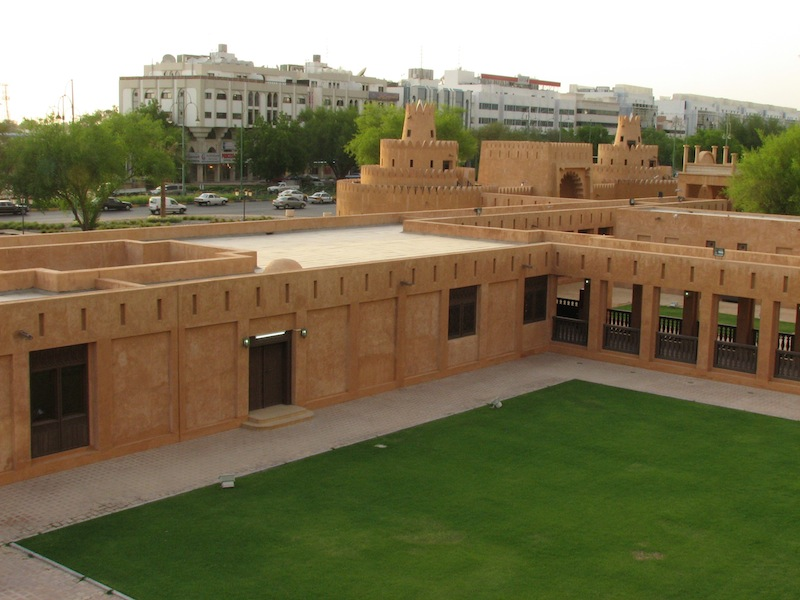
#> input picture cv/assignment_1/Foti_Kerkeshi_First_Assignment_CV2022/sample_images/marrakech1.jpg, 800 x 600 px
$ jupyter execute --allow-errors 'Image Stitching.ipynb'
#> lines starting #> are read from the running program, lines starting #| are printed output that depends on the picture; after the words box and inside, x2 and y2 are one past the last pixel; in counts of white or black regions, pixels touching at a corner belong together
[cell 1]
from scipy.spatial.distance import cdist
from scipy.ndimage import affine_transform

import skimage.feature as skfeature
import matplotlib.pyplot as plt
import numpy as np
import random
import cv2
import warnings
warnings.filterwarnings('ignore')

[cell 2]
ll = cv2.imread("/home/taylor/fun/ml/courses/Solutions-Stanford-cs131-cv/hw3_release/sudoku.png", cv2.IMREAD_GRAYSCALE)
#> (the rest of this cell did not finish here and is left out)

[cell 3]
file1 = "marrakech1.jpg"
file2 = "marrakech2.jpg"

[cell 4]
left_img = cv2.imread("sample_images/" + file1, cv2.IMREAD_GRAYSCALE)
#> left_img: shape (600, 800); min 0, max 255, mean 114.6
right_img = cv2.imread("sample_images/" + file2, cv2.IMREAD_GRAYSCALE)
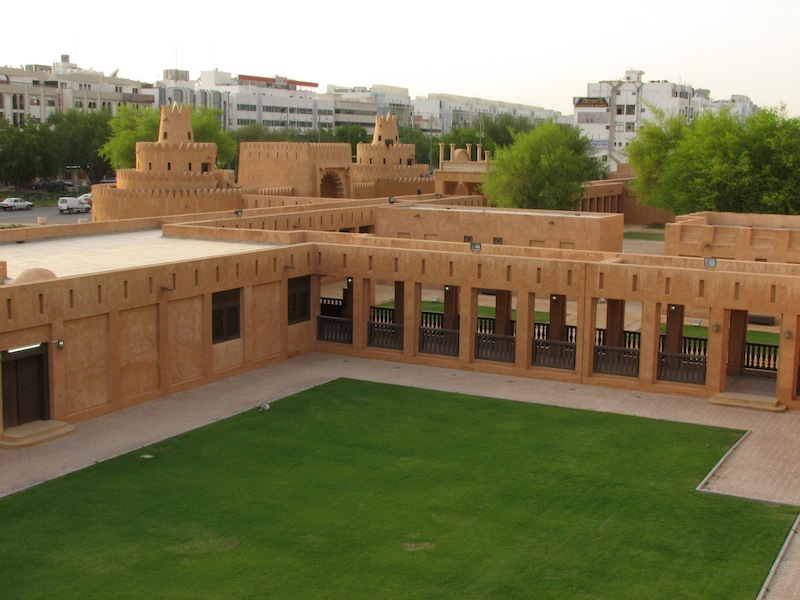
#> input picture cv/assignment_1/Foti_Kerkeshi_First_Assignment_CV2022/sample_images/marrakech2.jpg, 800 x 600 px
#> right_img: shape (600, 800); min 0, max 255, mean 117.6

plt.figure(figsize=(16, 12))
plt.subplot(121)
plt.title("Left Image")
plt.imshow(left_img, cmap='gray')
plt.axis('off')

plt.subplot(122)
plt.title("Right Image")
plt.imshow(right_img, cmap='gray')
plt.axis('off');

# Harris Corner

[cell 5]
# patch size provided here, so we can remove the border pixels in the corner peaks method
PATCH_SIZE = 32

[cell 6]
left_harris_corners = cv2.cornerHarris(left_img, 3, 9, .03)
right_harris_corners = cv2.cornerHarris(right_img, 3, 9, .03)

plt.figure(figsize=(20, 12))
plt.subplot(121)
plt.title("Left Harris corners")
plt.imshow(left_harris_corners, cmap='gray')
plt.axis('off')

plt.subplot(122)
plt.title("Right Harris corners")
plt.imshow(right_harris_corners, cmap='gray')
plt.axis('off')

print(f"Left Image keypoints: {len(left_harris_corners)}, Right Image keypoints: {len(right_harris_corners)}")
#| Left Image keypoints: 600, Right Image keypoints: 600

[cell 7]
# get corner peaks
left_keypoints = skfeature.corner_peaks(left_harris_corners, threshold_rel=0.05, exclude_border=PATCH_SIZE//2)
#> left_keypoints = 193 pairs, first value 45 to 485, second value 18 to 783
right_keypoints = skfeature.corner_peaks(right_harris_corners, threshold_rel=0.05, exclude_border=PATCH_SIZE//2)
#> right_keypoints = 178 pairs, first value 56 to 488, second value 21 to 777

# plotting

plt.figure(figsize=(20, 12))

plt.subplot(121)
plt.title(f'{len(left_keypoints)} Detected Corners on Left Image')
plt.imshow(left_img, cmap='gray')
plt.scatter(left_keypoints[:,1], left_keypoints[:,0], marker='+')
plt.axis('off')

plt.subplot(122)
plt.title(f'{len(right_keypoints)} Detected Corners on Right Image')
plt.imshow(right_img, cmap='gray')
plt.scatter(right_keypoints[:,1], right_keypoints[:,0], marker='+')
plt.axis('off')

print(f"Left Image keypoints: {len(left_keypoints)}, Right Image keypoints: {len(right_keypoints)}")
#| Left Image keypoints: 193, Right Image keypoints: 178

[cell 8]
# normalization of patch descriptor

def normalization(keypoint_desc):
  return (keypoint_desc / np.linalg.norm(keypoint_desc)).flatten()

[cell 9]
# keypoint description by creating fixed size patches around the keypoint

def describe_keypoints(image, keypoints, patch_size=PATCH_SIZE):

  image.astype(np.float32)
  kp_descriptors = []

  for kp in keypoints:
    y, x = kp

    patch = image[y-(patch_size//2):y+((patch_size+1)//2), x-(patch_size//2):x+((patch_size+1)//2)]

    kp_descriptors.append(normalization(patch))

  return np.array(kp_descriptors)

[cell 10]
# get keypoint indicides that match based on euclidean distance

def euclidean_get_matches(desc_1, desc_2, thresh):

  distances = cdist(desc_1, desc_2)

  left_desc_index, right_desc_index = [], []

  for i in range(len(distances)):
    if distances[i].min() < thresh:
      left_desc_index.append(i)
      right_desc_index.append(distances[i].argmin())

  return left_desc_index, right_desc_index, distances

[cell 11]
# get keypoint indicides that match based on correlation distance

def correlation_get_matches(desc_1, desc_2, thresh):

  distances = np.zeros((len(desc_1), len(desc_2)))

  for i in range(len(desc_1)):
    for j in range(len(desc_2)):
      distances[i][j] = np.correlate(desc_1[i], desc_2[j])

  distances = distances / distances.max()
  distances = 1 - distances

  left_desc_index, right_desc_index = [], []

  for i in range(distances.shape[0]):
    if distances[i].min() < thresh:
      left_desc_index.append(i)
      right_desc_index.append(distances[i].argmin())

  return left_desc_index, right_desc_index, distances

[cell 12]
left_desc = describe_keypoints(left_img, left_keypoints)
#> the loop in describe_keypoints, `for kp in keypoints:` made 193 passes
#> (y, x) on passes 1 to 3: (337, 257), (332, 283), (84, 559)
#> after the loop in describe_keypoints, `for kp in keypoints:`:
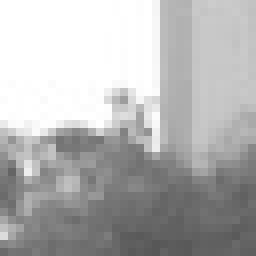
#> patch: shape (32, 32) (shown 8 times larger); min 87, max 255, mean 180.2
#> after the loop in describe_keypoints, `for kp in keypoints:`: kp_descriptors = 193 items
#> in describe_keypoints, `return np.array(kp_descriptors)`:
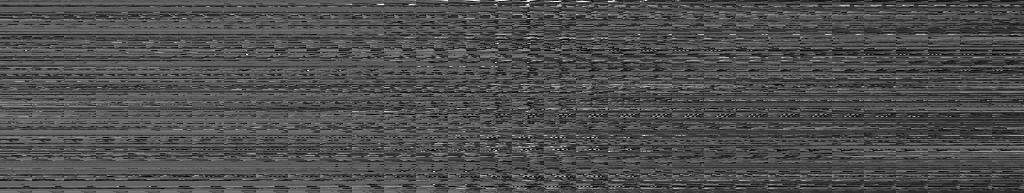
#> returned value: shape (193, 1024) float64; min 0, max 0.0958, mean 0.0297; drawn with min black and max white
right_desc = describe_keypoints(right_img, right_keypoints)
#> call 2 of describe_keypoints, with keypoints = array of shape (178, 2), patch_size = 32
#> the loop in describe_keypoints (call 2), `for kp in keypoints:` made 178 passes
#> (y, x) on passes 1 to 3: (345, 38), (85, 317), (86, 297)
#> after the loop in describe_keypoints (call 2), `for kp in keypoints:`:
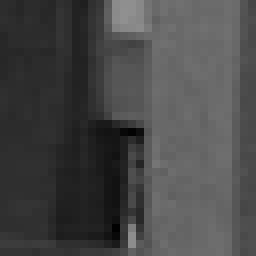
#> patch: shape (32, 32) (shown 8 times larger); min 2, max 145, mean 71.6
#> after the loop in describe_keypoints (call 2), `for kp in keypoints:`: kp_descriptors = 178 items

[cell 13]
left_desc.shape
#> Out = (193, 1024)

[cell 14]
right_desc.shape
#> Out = (178, 1024)

[cell 15]
index1, index2, distances = euclidean_get_matches(left_desc, right_desc, 0.15)
#> in euclidean_get_matches, `distances = cdist(desc_1, desc_2)`:
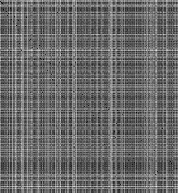
#> distances: shape (193, 178) float64; min 0.0209, max 0.919, mean 0.42
#> after the loop in euclidean_get_matches, `for i in range(len(distances)):`: left_desc_index = 77 values from 1 to 189; right_desc_index = 77 values, max 176 at index 68, min 0 at index 0, mean 80.22
#> index1 = 77 values from 1 to 189; index2 has the same summary as right_desc_index in euclidean_get_matches
# index1, index2, distances = correlation_get_matches(left_desc, right_desc, 0.003)
print(f"Matched features: {len(index1)}")
#| Matched features: 77

## Sensitivity analysis on distance threshold

[cell 16]
threshold = [0.05, 0.075, 0.1, 0.15, 0.2, 0.3, 0.4, 0.5]

[cell 17]
nr_matches = []
for t in threshold:
  i, _, _ = euclidean_get_matches(left_desc, right_desc, t)

  nr_matches.append(len(i))
#> this loop made 8 passes
#> i on pass 1: [2, 3, 8, 9, 13, 59, 110, 112, 163, 166]
#> after the loop, nr_matches = [10, 25, 49, 77, 117, 154, 186, 193]

plt.figure(figsize=(15, 8))
plt.title("Sensitivity analysis on distance threshold")
plt.ylabel("Number of matches")
plt.xlabel("Distance threshold")
plt.yticks(nr_matches)
plt.xticks(threshold)
plt.plot(threshold, nr_matches);

[cell 18]
left_matches, right_matches = left_keypoints[index1], right_keypoints[index2]
#> left_matches = 77 pairs, first value 45 to 405, second value 25 to 736; right_matches = 77 pairs, first value 56 to 407, second value 21 to 627

[cell 19]
# Display detected corners
plt.figure(figsize=(20, 12))

plt.subplot(121)
plt.title(f'{len(left_matches)} matched keypoints on the left image')
plt.imshow(left_img, cmap='gray')
plt.scatter(left_matches[:,1], left_matches[:,0], marker='o', s=50, color='r')
plt.axis('off')

plt.subplot(122)
plt.title(f'{len(left_matches)} matched keypoints on the right image')
plt.imshow(right_img, cmap='gray')
plt.scatter(right_matches[:,1], right_matches[:,0], marker='o', s=50, color='r')
plt.axis('off');

# RANSAC

http://6.869.csail.mit.edu/fa12/lectures/lecture13ransac/lecture13ransac.pdf

RANSAC loop:
- Select four feature pairs (at random)
- Compute homography H (exact)
- Compute inliers where $ ||pi', H pi|| < \epsilon $
- Keep largest set of inliers
- Re-compute least-squares H estimate using all of the inliers

[cell 20]
matches = np.array([index1, index2])
matches

[cell 21]
# Functions to convert points to homogeneous coordinates and back
pad = lambda x: np.hstack([x, np.ones((x.shape[0], 1))])
unpad = lambda x: x[:,:-1]

[cell 22]
'''
ransac implementation
@params
  - keypoints1 - left image keypoints
  - keypoints2 - right image keypoints
  - matches - match indices on both images
'''

# reference
# https://en.wikipedia.org/wiki/Random_sample_consensus

def RANSAC(keypoints1, keypoints2, matches, n_iters=200, sample_size=3, threshold=20, verbose=False):

  N = matches.shape[0]
  n_samples = sample_size
  matched1, matched2 = pad(keypoints1[matches[:, 0]]), pad(keypoints2[matches[:, 1]])
  max_inliers = np.zeros(N, dtype='uint8')
  n_inliers = 0
  H = None
  errors, min_error = [], 0

  for it in range(n_iters):
    n_inliers, n_outliers = 0, 0
    current_inliers = np.zeros(N, dtype='uint8')

    random_indices = random.sample(range(matched1.shape[0]), n_samples)
    random_matched1, random_matched2 = [matched1[i] for i in random_indices], [matched2[i] for i in random_indices]

    affine_transformation_matrix, _, _, _ = np.linalg.lstsq(random_matched2, random_matched1)

    for i in range(len(matched1)):
      error = np.sum((matched1[i] - np.matmul(matched2[i],affine_transformation_matrix))**2)
      if  error < threshold: # residuals
          current_inliers[i] = 1
          n_inliers += 1

    if n_inliers > np.sum(max_inliers):
      max_inliers = np.copy(current_inliers)
      H = affine_transformation_matrix
      min_error = error

    errors.append(min_error)

    if verbose:
      print(f"Iteration {it}")
      print(f"Number of inliers {n_inliers}")

  affine_transformation_matrix, _, _, _ = np.linalg.lstsq(keypoints2[matches[max_inliers][:,1]],
                                                          keypoints1[matches[max_inliers][:,0]])

  return H, errors, np.array([matches[i] for i in range(np.array(max_inliers).shape[0]) if max_inliers[i]==1])

## RANSAC sensitivity analysis

### Number of iterations

[cell 23]
nr_iterations = list(range(100, 600, 100))
nr_iterations

### Threshold

[cell 24]
threshold = [0.5, 1.0, 2.5, 5, 10, 20]
threshold

[cell 25]
nr_matches = []
for nr in nr_iterations:
  for t in threshold:
    _, _, robust_matches = RANSAC(left_keypoints, right_keypoints, matches.T, nr, 3, t)

    nr_matches.append(len(robust_matches))
#> after the loop, nr_matches = 30 values, max 53 at index 11, min 16 at index 6, mean 33.67

# plotting

fig = plt.figure(figsize=(15, 15))
ax = fig.add_subplot(projection='3d')

for m, zlow, zhigh in [('o', -50, -25), ('o', -30, -5)]:
    xs = threshold * len(nr_iterations)
    ys = nr_iterations * len(threshold)
    zs = nr_matches
    ax.scatter(xs, ys, zs, marker=m, s=60)

ax.set_xlabel('Number of iterations')
ax.set_ylabel('Threshold')
ax.set_zlabel('Number of RANSAC matches')

plt.show();
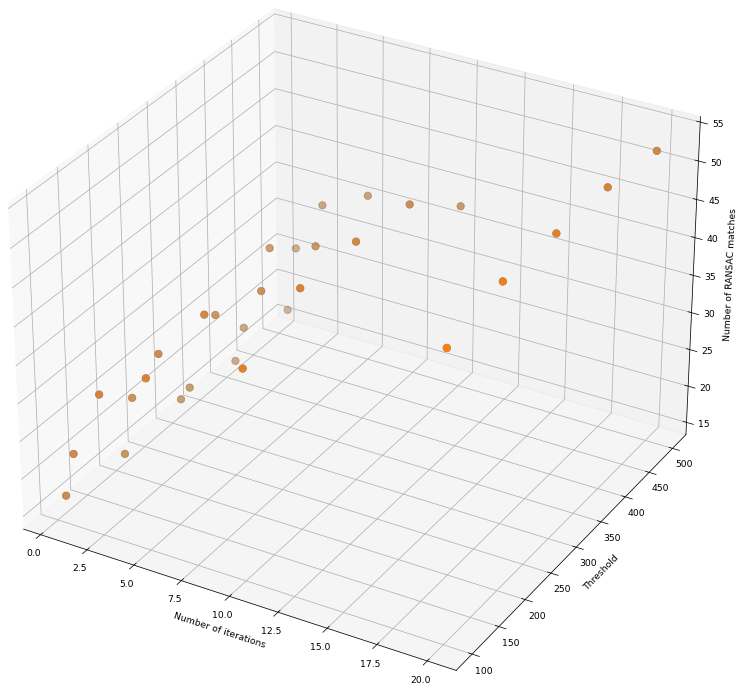
#> figure drawn by matplotlib, 1 panel

### Number of samples

[cell 26]
nr_samples = [3, 5, 9, 15, 20, 30]

[cell 27]
# https://matplotlib.org/stable/gallery/mplot3d/scatter3d.html#sphx-glr-gallery-mplot3d-scatter3d-py

nr_matches = []
for nr in nr_samples:
  _, _, ransac_matches = RANSAC(left_keypoints, right_keypoints, matches.T, 100, 3, 0.5)

  nr_matches.append(len(ransac_matches))
#> after the loop, nr_matches = [15, 13, 17, 16, 17, 15]

# nr_matches = []

plt.figure(figsize=(15, 8))
plt.title("Sensitivity analysis on distance threshold")
plt.ylabel("Number of matches")
plt.xlabel("Number of samples")
plt.yticks(nr_matches)
plt.xticks(nr_samples)
plt.plot(nr_samples, nr_matches);

## Running RANSAC

[cell 28]
matches_before_ransac = len(matches.T)
#> matches_before_ransac = 77
matches_before_ransac
#> Out = 77

[cell 29]
H, errors, ransac_matches = RANSAC(left_keypoints, right_keypoints, matches.T, 300, 9, 0.5, verbose=True)
#> in RANSAC (call 37), `matched1, matched2 = pad(keypoints1[matches[:, 0]]), pad(keypoints2[ma..`: matched1 = 77 rows, first 8: [332, 283, 1], [84, 559, 1], [85, 539, 1], [56, 319, 1], [74, 482, 1], [78, 120, 1], [124, 616, 1], [145, 599, 1]; matched2 = 77 rows, first 8: [345, 38, 1], [85, 317, 1], [86, 297, 1], [56, 67, 1], [75, 239, 1], [98, 574, 1], [124, 374, 1], [144, 358, 1]
#> H = [[1.01, -0.037, 2.93e-16], [0.00948, 0.987, -1.6e-16], [-3.8, 251.7, 1]]; errors = 300 values, max 46.8 at index 235, min 0 at index 0, mean 14.83; ransac_matches = [[11, 6], [16, 14], [17, 26], [64, 71], [79, 52], [92, 42], [94, 82], [106, 84], [150, 154], [171, 157]]

[cell 30]
plt.title("Minimum error (least squared) in 300 iterations")
plt.plot(errors);
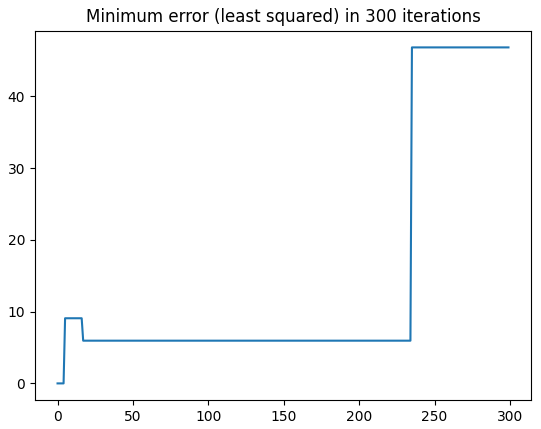
#> figure drawn by matplotlib, 1 panel; curve peaks at x = 235, y = 46.8

[cell 31]
robust_left_matches, robust_right_matches = left_keypoints[ransac_matches[:, 0]], right_keypoints[ransac_matches[:, 1]]
#> robust_left_matches = [[124, 616], [137, 621], [140, 621], [71, 363], [87, 379], [232, 598], [156, 596], [90, 377], [282, 587], [284, 585]]; robust_right_matches = [[124, 374], [136, 379], [139, 379], [73, 115], [89, 133], [231, 359], [156, 355], [92, 131], [280, 350], [283, 348]]

[cell 32]
plt.figure(figsize=(20, 12))

plt.subplot(121)
plt.title(f'{len(robust_left_matches)} matched keypoints on the left image')
plt.imshow(left_img, cmap='gray')
plt.scatter(robust_left_matches[:,1], robust_left_matches[:,0], marker='o', s=50, color='r')
plt.axis('off')

plt.subplot(122)
plt.title(f'{len(robust_right_matches)} matched keypoints on the right image')
plt.imshow(right_img, cmap='gray')
plt.scatter(robust_right_matches[:,1], robust_right_matches[:,0], marker='o', s=50, color='r')
plt.savefig('results/matches.jpg')
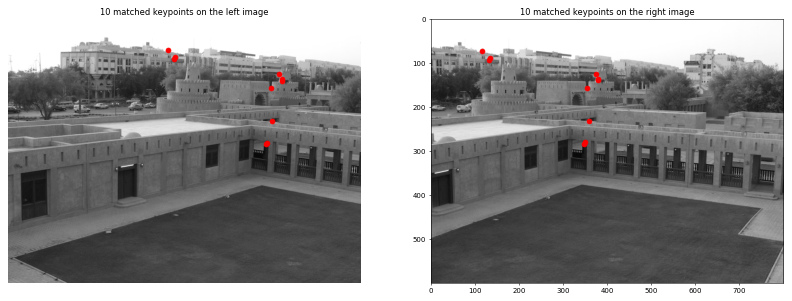
#> figure drawn by matplotlib, 2 panels
plt.axis('off');

## Stitching

[cell 33]
# reference:
# https://stackoverflow.com/questions/44457064/displaying-stitched-images-together-without-cutoff-using-warpaffine

[cell 34]
# get warp corners in the first image

def get_warp_corners(base_img, transforms):
    h, w = base_img.shape
    H = transforms
    corners = np.array([[0, 0], [h, 0], [0, w], [h, w]])

    all_corners = [corners]

    warped_corners = corners.dot(H[:2,:2]) + H[2,:2]

    all_corners.append(warped_corners)
    all_corners = np.vstack(all_corners)

    corner_min, corner_max = np.min(all_corners, axis=0), np.max(all_corners, axis=0)

    output_shape = (corner_max - corner_min).astype(int)

    offset = corner_min

    return output_shape, offset

# perform warping of the output image based on affine transformation matrix

def warp_image(img, H, output_shape, offset):

    H_inv = np.linalg.inv(H)

    # parameters
    m = H_inv.T[:2,:2]
    b = H_inv.T[:2,2]

    img_warped = affine_transform(img.astype(np.float32), m, b+offset, output_shape, cval=-1)

    return img_warped

[cell 35]
output_shape, offset = get_warp_corners(left_img, H)
#> in get_warp_corners, `warped_corners = corners.dot(H[:2,:2]) + H[2,:2]`: warped_corners = [[-3.8, 251.7], [600.1, 229.5], [3.79, 1041.4], [607.7, 1019.2]]
#> in get_warp_corners, `all_corners = np.vstack(all_corners)`: all_corners = [[0, 0], [600, 0], [0, 800], [600, 800], [-3.8, 251.7], [600.1, 229.5], [3.79, 1041.4], [607.7, 1019.2]]
#> in get_warp_corners, `corner_min, corner_max = np.min(all_corners, axis=0), np.max(all_corne..`: corner_min = [-3.8, 0]; corner_max = [607.7, 1041.4]
#> in get_warp_corners, `output_shape = (corner_max - corner_min).astype(int)`: output_shape = [611, 1041]
#> in get_warp_corners, `offset = corner_min`: offset = [-3.8, 0]
#> output_shape = [611, 1041]; offset = [-3.8, 0]

left_warp = warp_image(left_img, np.eye(3), output_shape, offset)
#> in warp_image, `H_inv = np.linalg.inv(H)`: H_inv = [[1, 0, 0], [0, 1, 0], [0, 0, 1]]
#> in warp_image, `m = H_inv.T[:2,:2]`: m = [[1, 0], [0, 1]]
#> in warp_image, `b = H_inv.T[:2,2]`: b = [0, 0]
left_mask = (left_warp != -1)
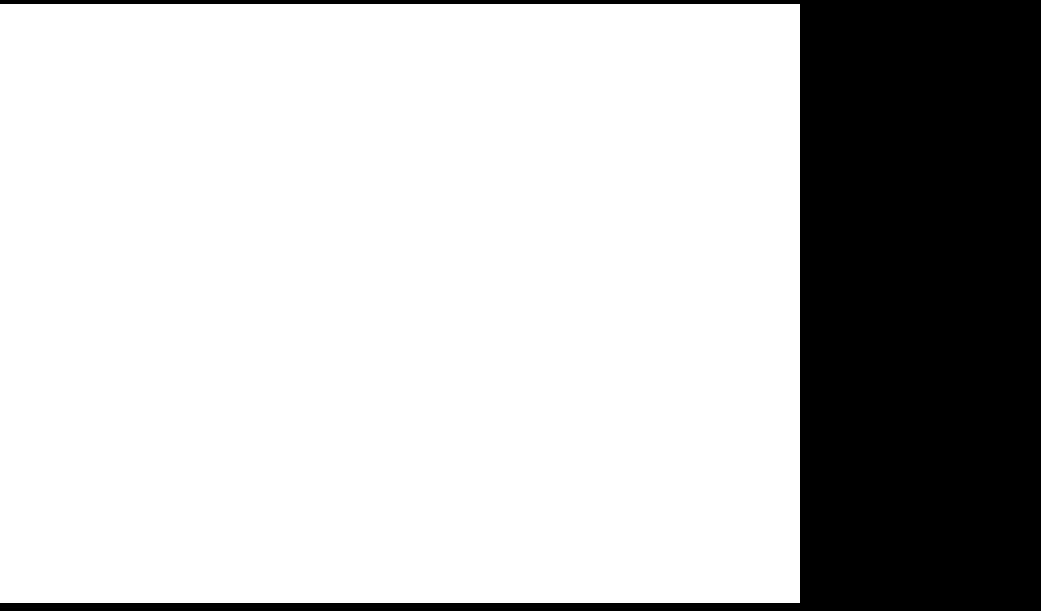
#> left_mask: shape (611, 1041) bool; 75.3% white; 1 black region, box (x1, y1, x2, y2) and area: (0, 0, 1041, 611) 156851

# make black background
left_warp[~left_mask] = 0

right_warp = warp_image(right_img, H, output_shape, offset)
right_mask = (right_warp != -1)
#> right_mask: shape (611, 1041) bool; 74.8% white; 2 black regions, box (x1, y1, x2, y2) and area: (0, 0, 1041, 611) 153573, (1019, 16, 1041, 611) 6802

# make black background
right_warp[~right_mask] = 0

plt.figure(figsize=(20, 12))
plt.subplot(1,2,1)
plt.imshow(left_warp, cmap='gray')
plt.title('Image 1 warped')
plt.axis('off')

plt.subplot(1,2,2)
plt.imshow(right_warp, cmap='gray')
plt.title('Image 2 warped')
plt.axis('off')

plt.show()

[cell 36]
merged = left_warp + right_warp

overlap = (left_mask * 1.0 + right_mask)

# overlap masks
stitched = merged / np.maximum(overlap, 1)
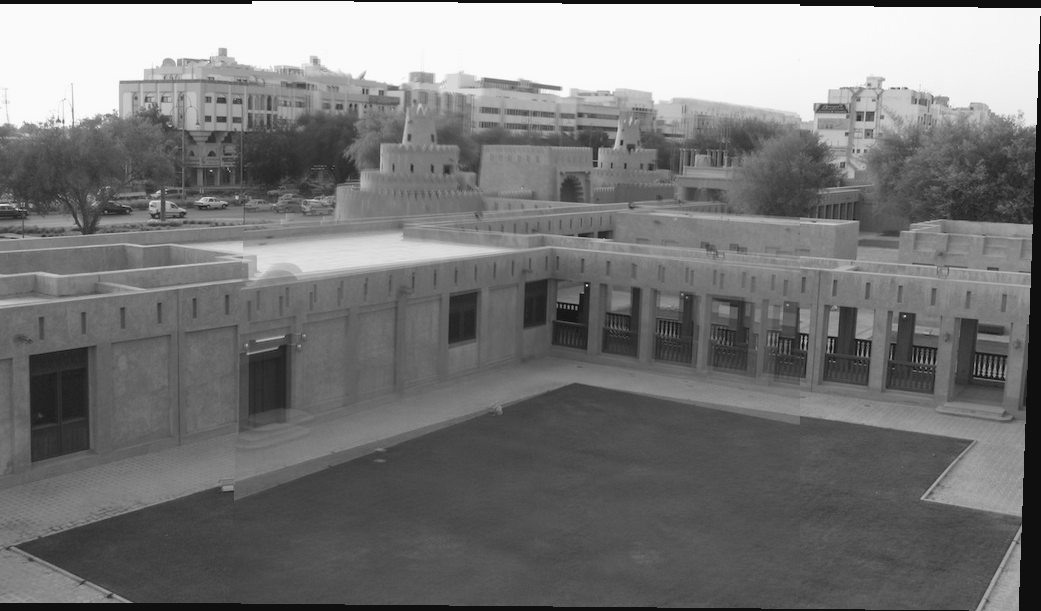
#> stitched: shape (611, 1041) float64; min -16.41, max 259.8, mean 114.1; drawn with min black and max white

plt.figure(figsize=(20, 12))

plt.title("Stitched image")
plt.axis('off')

plt.imsave("results/stitched.jpg", stitched, cmap='gray')
plt.imshow(stitched, cmap='gray')
plt.show()
